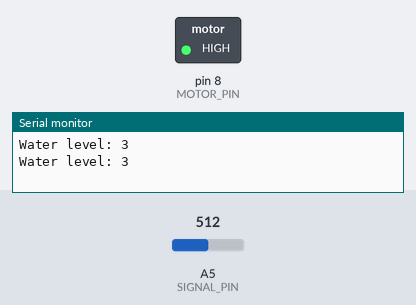
Bench run of a sketch on a simulated Arduino Uno, built with avr-gcc and run on an emulated ATmega328P. Parts: switched loads named in the sketch (green lamp = pin HIGH), the last lines printed to the serial monitor. Inputs (shaded band) come from the test bench; at power-on: A5 (SIGNAL_PIN) = 512.

Above: at 1.8 s.
1.9 s: A5 (SIGNAL_PIN) set to 275
3.4 s: A5 (SIGNAL_PIN) set to 253
At 5.2 s:
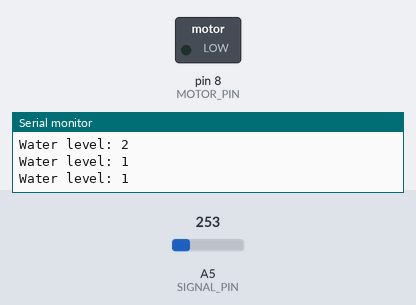
5.5 s: A5 (SIGNAL_PIN) set to 306
At 6.7 s:
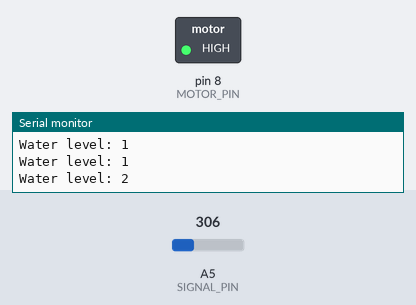
7.5 s: A5 (SIGNAL_PIN) set to 122
At 8.3 s:
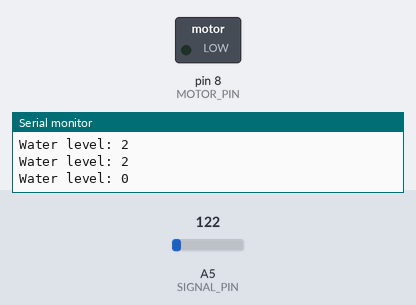
Timing chart, 0 to 10.5 s (numbered marks = the images above; inputs shaded):
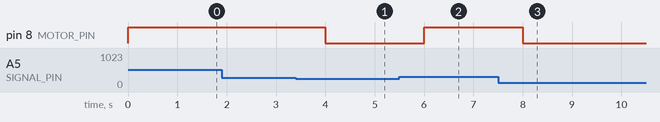

Measured:
- the behaviour switches between 261 and 260 on A5 (SIGNAL_PIN) (found by bisection; images 0 and 1)
- after the input at 3.4 s, pin 8 (MOTOR_PIN): HIGH → LOW after 0.60 s
- after the input at 5.5 s, pin 8 (MOTOR_PIN): LOW → HIGH after 0.50 s
- after the input at 7.5 s, pin 8 (MOTOR_PIN): HIGH → LOW after 0.50 s

The sketch:

FloodManagement.ino
```cpp
/* Water level monitoring */
#define SIGNAL_PIN A5
#define SENSOR_MIN 0
#define SENSOR_MAX 521

//PIN for water pump
const int MOTOR_PIN = 8;

int sensorValue = 0; // sensor value
int waterLevel = 0; // water level

void setup() {
  Serial.begin(9600);
  pinMode(MOTOR_PIN, OUTPUT);
}

void loop() {

  sensorValue = analogRead(SIGNAL_PIN); // read the analog value from sensor

  waterLevel = map(sensorValue, SENSOR_MIN, SENSOR_MAX, 0, 4); // we divide the height of the sensor in 4 parts
  Serial.print("Water level: ");
  Serial.println(waterLevel);

  if (waterLevel > 1){
    digitalWrite(MOTOR_PIN, HIGH); // turn the water pump ON
  }else{
    digitalWrite(MOTOR_PIN, LOW); // turn the water pump OFF
  }
  delay(1000);
}
```
